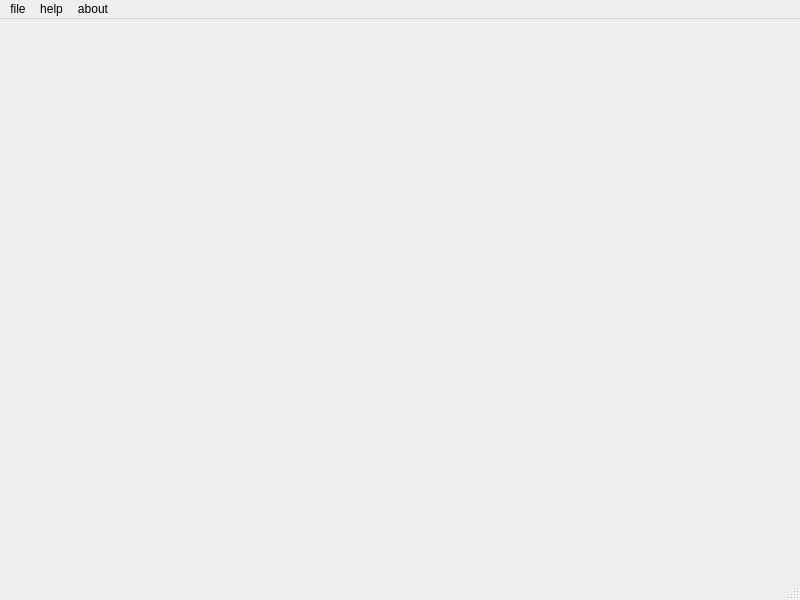
<?xml version="1.0" encoding="UTF-8"?>
<ui version="4.0">
 <class>MainWindow</class>
 <widget class="QMainWindow" name="MainWindow">
  <property name="geometry">
   <rect>
    <x>0</x>
    <y>0</y>
    <width>800</width>
    <height>600</height>
   </rect>
  </property>
  <property name="windowTitle">
   <string>MainWindow</string>
  </property>
  <widget class="QWidget" name="centralwidget"/>
  <widget class="QStatusBar" name="statusbar"/>
  <widget class="QMenuBar" name="menuBar">
   <property name="geometry">
    <rect>
     <x>0</x>
     <y>0</y>
     <width>800</width>
     <height>24</height>
    </rect>
   </property>
   <widget class="QMenu" name="menuasd">
    <property name="title">
     <string>file</string>
    </property>
    <addaction name="actionnew"/>
    <addaction name="actionsave"/>
   </widget>
   <widget class="QMenu" name="menuhelp">
    <property name="title">
     <string>help</string>
    </property>
   </widget>
   <widget class="QMenu" name="menuabout">
    <property name="title">
     <string>about</string>
    </property>
    <addaction name="separator"/>
   </widget>
   <addaction name="menuasd"/>
   <addaction name="menuhelp"/>
   <addaction name="menuabout"/>
  </widget>
  <action name="actionnew">
   <property name="text">
    <string>new</string>
   </property>
  </action>
  <action name="actionsave">
   <property name="text">
    <string>save</string>
   </property>
  </action>
 </widget>
 <resources/>
 <connections/>
</ui>
